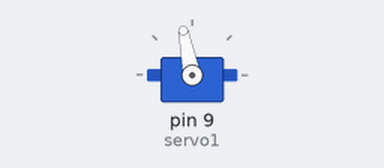
The sketch below on a simulated Arduino Uno, built with avr-gcc and run on an emulated ATmega328P. Shown: servo. What the sketch prints to the serial monitor is not drawn.

Above: at 0.15 s.
At 0.8 s:
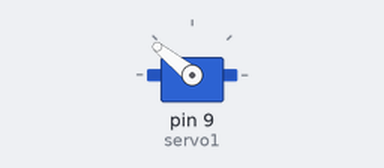
Timing chart, 0 to 2.3 s (numbered marks = the images above):
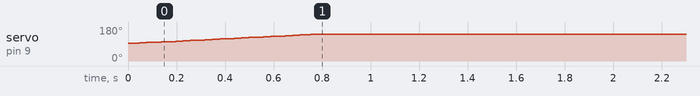

The sketch:

Test360Servo.ino
```cpp
#include <Servo.h>

Servo servo1; Servo servo2;

int pos = 0;    // variable to store the servo position


void setup() {

  //pinMode(1,OUTPUT);
  servo1.attach(9); //analog pin 0
  //servo1.setMaximumPulse(2000);
  //servo1.setMinimumPulse(700);

  //servo2.attach(15); //analog pin 1
  Serial.begin(9600);
  Serial.println("Ready");

}

int n = 1500;

void loop() {
//  servo1.write(0);

  servo1.writeMicroseconds(n);

  n += 10;

  if (n>=2000) n =2000;
  delay(15);
  /**
  for (pos = 0; pos <= 90; pos += 1) { // goes from 0 degrees to 180 degrees
    // in steps of 1 degree
    servo1.write(pos);              // tell servo to go to position in variable 'pos'
    delay(15);                       // waits 15ms for the servo to reach the position
  }

  for (pos = 90; pos <= 180; pos += 1) { // goes from 0 degrees to 180 degrees
    // in steps of 1 degree
    servo1.write(pos);              // tell servo to go to position in variable 'pos'
    delay(15);                       // waits 15ms for the servo to reach the position
  }**/


}
```

Measured:
- by itself, servo on pin 9 (servo1): moves from 93° to 141° over 0.74 s
